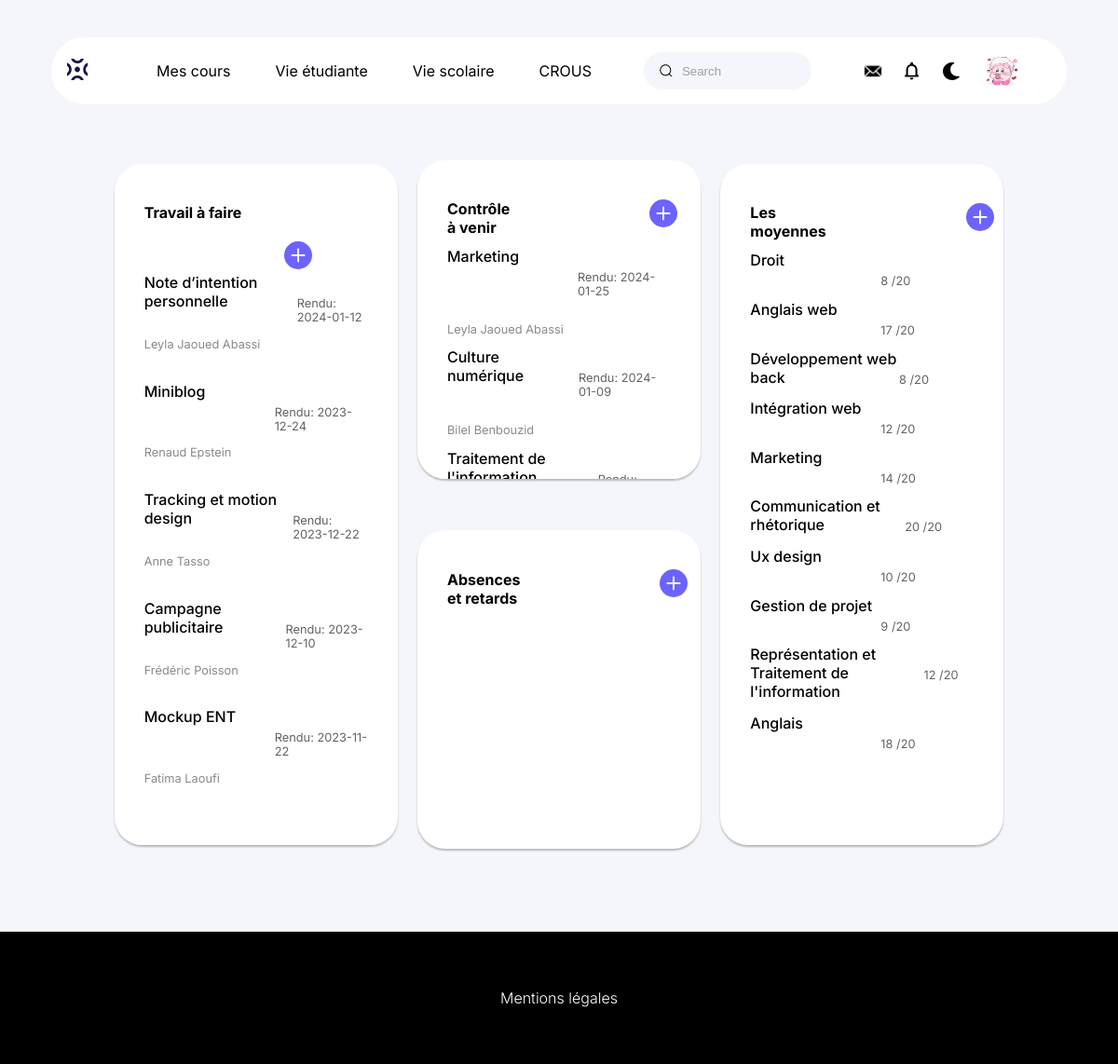
The app's page /vie_scolaire.php (signed in) with its own data.
### tables this page shows
CREATE TABLE IF NOT EXISTS `utilisateurs` (
  `login` varchar(100) NOT NULL,
  `nom` varchar(200) NOT NULL,
  `prenom` varchar(200) NOT NULL,
  `id_utilisateurs` int NOT NULL AUTO_INCREMENT,
  `mot_de_passe` varchar(255) NOT NULL,
  `photoprofil` text NOT NULL,
  `role` varchar(800) NOT NULL,
  `email` varchar(200) NOT NULL,
  `promotion` varchar(100) DEFAULT NULL,
  `bio` varchar(500) DEFAULT NULL,
  PRIMARY KEY (`id_utilisateurs`),
  UNIQUE KEY `nom` (`nom`),
  UNIQUE KEY `prenom` (`prenom`),
  UNIQUE KEY `email` (`email`),
  UNIQUE KEY `login` (`login`)
);

CREATE TABLE IF NOT EXISTS `travail_a_faire` (
  `id_travail` int NOT NULL AUTO_INCREMENT,
  `travail` varchar(225) NOT NULL,
  `date` date NOT NULL,
  `enseignant` varchar(255) NOT NULL,
  `tache_prof` int NOT NULL,
  PRIMARY KEY (`id_travail`)
);

CREATE TABLE IF NOT EXISTS `controle` (
  `controle` varchar(255) NOT NULL,
  `id_controle` int NOT NULL AUTO_INCREMENT,
  `date` date NOT NULL,
  `enseignant` varchar(255) NOT NULL,
  `ext_enseignant` int NOT NULL,
  PRIMARY KEY (`id_controle`)
);

CREATE TABLE IF NOT EXISTS `notes` (
  `notes` varchar(255) NOT NULL,
  `id_note` int NOT NULL AUTO_INCREMENT,
  `matiere` varchar(255) NOT NULL,
  `module` varchar(800) NOT NULL,
  `professeur` varchar(255) NOT NULL,
  `ext_prof` int NOT NULL,
  PRIMARY KEY (`id_note`)
);

### vie_scolaire.php (the view, shortened to what this page needs)
<!DOCTYPE html>
<html lang="fr">
<head>
    <link rel='stylesheet' href='css/style_vie_scolaire.css'>
    <link rel='stylesheet' href='css/style_navigation.css'>
</head>
</head>
<body>
    <header>
        <div class='menu'>
            <a href='accueil.php'><img src='./img/logo.svg' alt="page d'accueil" aria-current="currentpage"></a>
            <nav class='navigation'>
                <ul class='choix'>
                    <li><a href=''>Mes cours</a></li>
                    <li><a href='vie_etudiante.php'>Vie étudiante</a></li>
                    <li><a href='vie_scolaire.php'>Vie scolaire</a></li>
                    <li><a href='page_crous.php'>Crous</a></li>
                </ul>
                <div class='group'>
                    <input class='input' type='search' placeholder='Search' />
                </div>
                <div class='icon-photo'>
                    <img class='logo' src='./img/1-lettre.svg' alt="page d' accueil">
                    <img class='logo' src='./img/1-notif.svg' alt="page d' accueil">
                    <img class='logo' src='./img/1-moon.svg' alt="page d' accueil">
                    <div class='photo-2'>
                        <?php
                        include('connexion.php');
                        if (isset($_SESSION["login"])) {
                            $stmt = $db->prepare('SELECT * FROM utilisateurs WHERE login=:login');
                            $stmt->bindValue(':login', $_SESSION["login"], PDO::PARAM_STR);
                            $stmt->execute();
                            $result = $stmt->fetch(PDO::FETCH_ASSOC);
                            if ($result) {
                                echo "<a href='parametres.php'> <img src='upload/{$result['photoprofil']}' alt='' class='photo-2'></a>";
                            } else {
                                header('Location:index.php?erreur=access_denied');
                            }
                        }
                        ?>
                    </div>
                </div>
            </nav>
        </div>
    </header>
    <?php
    include("connexion.php");
    $requete = "SELECT * FROM travail_a_faire ORDER BY date DESC";
    $stmt = $db->query($requete);
    $results = $stmt->fetchAll(PDO::FETCH_ASSOC);
    ?>
    <div class='container'>
        <div class='bloc-1'>
            <h1>Travail à faire</h1>
            <div class="bouton">
            <a href=""><svg xmlns="http://www.w3.org/2000/svg" width="30" height="30" fill="#6C63FF"
                        class="bi bi-plus-circle-fill" viewBox="0 0 16 16">
                        <path
                            d="M16 8A8 8 0 1 1 0 8a8 8 0 0 1 16 0M8.5 4.5a.5.5 0 0 0-1 0v3h-3a.5.5 0 0 0 0 1h3v3a.5.5 0 0 0 1 0v-3h3a.5.5 0 0 0 0-1h-3z" />
                    </svg></a>
            </div>
            <?php foreach ($results as $result) { ?>
                <div class='matiere-date'>
                    <h2>
                        <?php echo $result['travail']; ?>
                    </h2>
                    <p class='small-date'>
                        <?php echo "Rendu: {$result['date']}"; ?>
                    </p>
                </div>
                <h3>
                    <?php echo $result['enseignant']; ?>
                </h3>
                <br>
            <?php } ?>
        </div>
        <?php
        $requete = "SELECT * FROM controle ORDER BY date DESC ";
        $stmt = $db->query($requete);
        $results = $stmt->fetchAll(PDO::FETCH_ASSOC);
        ?>
        <div class='bloc-2'>
            <div class="bouton">
                <h1>Contrôle à venir</h1>
                <a href=""><svg xmlns="http://www.w3.org/2000/svg" width="30" height="30" fill="#6C63FF"
                        class="bi bi-plus-circle-fill" viewBox="0 0 16 16">
                        <path
                            d="M16 8A8 8 0 1 1 0 8a8 8 0 0 1 16 0M8.5 4.5a.5.5 0 0 0-1 0v3h-3a.5.5 0 0 0 0 1h3v3a.5.5 0 0 0 1 0v-3h3a.5.5 0 0 0 0-1h-3z" />
                    </svg></a>
            </div>
            <?php foreach ($results as $result) { ?>
                <div class='matiere-date'>
                    <h2>
                        <?php echo $result['controle']; ?>
                    </h2>
                    <p class='small-date'>
                        <?php echo "Rendu: {$result['date']}"; ?>
                    </p>
                </div>
                <h3>
                    <?php echo $result['enseignant']; ?>
                </h3>
            <?php } ?>
        </div>
        <div class='bloc-3'>
            <div class="bouton">
                <h1>Absences et retards</h1>
                <a href=""><svg xmlns="http://www.w3.org/2000/svg" width="30" height="30" fill="#6C63FF"
                        class="bi bi-plus-circle-fill" viewBox="0 0 16 16">
                        <path
                            d="M16 8A8 8 0 1 1 0 8a8 8 0 0 1 16 0M8.5 4.5a.5.5 0 0 0-1 0v3h-3a.5.5 0 0 0 0 1h3v3a.5.5 0 0 0 1 0v-3h3a.5.5 0 0 0 0-1h-3z" />
                    </svg></a>
            </div>
        </div>
        <?php
        $requete = "SELECT * FROM notes ORDER BY id_note DESC";
        $stmt = $db->query($requete);
        $results = $stmt->fetchAll(PDO::FETCH_ASSOC);
        ?>
        <div class='bloc-4'>
            <div class="bouton">
                <h1>Les moyennes</h1>
                <a href="ajout_moyenne.php"><svg xmlns="http://www.w3.org/2000/svg" width="  30" height="30"
                        fill="#6C63FF" class="bi bi-plus-circle-fill" viewBox="0 0 16 16">
                        <path
                            d="M16 8A8 8 0 1 1 0 8a8 8 0 0 1 16 0M8.5 4.5a.5.5 0 0 0-1 0v3h-3a.5.5 0 0 0 0 1h3v3a.5.5 0 0 0 1 0v-3h3a.5.5 0 0 0 0-1h-3z" />
                    </svg></a>
            </div>
            <?php foreach ($results as $result) { ?>
                <div class='matiere-date'>
                    <h2>
                        <?php echo $result['matiere']; ?>
                    </h2>
                    <p class='small-date'>
                        <?php echo "{$result['notes']} /20"; ?>
                    </p>
                </div>
            <?php } ?>
        </div>
    </div>
    <footer>
        <a href='mentions_legales.html'>
            <p> Mentions légales </p>
        </a>
    </footer>
</body>
</html>

### css/style_vie_scolaire.css (style rules this page uses)
div[class^="bloc-"] { width: 60vw; overflow-x: hidden; margin: 2rem auto; padding: 2rem 2rem 4rem 2rem; }
.bloc-1 { border-radius: 30px ; background-color: white; grid-column: 1; grid-row: 1/3; box-shadow: 0px 2px 2px 0px rgba(0, 0, 0, 0.25); height: 60vh; overflow-y: auto; }
.matiere-date { display: flex; justify-content: space-between; }
.matiere-date p { font-size: 0.8rem; color: rgb(100, 99, 99); margin-top: 25px; width: 100px; }
.bloc-1 h3 { color: rgb(138, 138, 138); font-size: 0.8rem; font-weight: 400; margin-top: 1px; }
.bloc-2 { grid-column: 2; grid-row: 1; background-color: white; box-shadow: 0px 2px 2px 0px rgba(0, 0, 0, 0.25); border-radius: 30px; padding: 20px; overflow-y: auto; height: 25vh; }
.container h2 { font-size: 1rem; font-weight: 500; }
.container h3 { color: rgb(138, 138, 138); font-size: 0.8rem; font-weight: 400; }
.bloc-3 { background-color: white; box-shadow: 0px 2px 2px 0px rgba(0, 0, 0, 0.25); border-radius: 30px; padding: 20px; grid-column: 2; grid-row: 2; height: 25vh; overflow-y: auto; position: relative; }
.bloc-4 { background-color: white; box-shadow: 0px 2px 2px 0px rgba(0, 0, 0, 0.25); border-radius: 30px; padding: 20px; grid-column: 3; grid-row: 1/3; height: 60vh; overflow-y: auto; position: relative; }
.bouton { display: flex; }
.bouton a { margin-top: 10px; margin-left: 150px; }
@media screen and (min-width: 1024px) { div[class^="bloc-"] { width: 20vw; padding: 2rem; margin: auto; } }
@media screen and (min-width: 1024px) { .container { max-width: 80vw; height: 70vh; margin: 0 auto; display: grid; gap: 1rem; grid-template-columns: repeat(3, 1fr); } }

### css/style_navigation.css (style rules this page uses)
body { margin: 0; background-color: var(--bg); overflow-x: hidden; font-family: 'Inter', sans-serif; }
:root { --main: #ffffff; --black: #000000; --purple: #6C63FF; --bg: #f5f6fb; --grey: #414141; --blue: #1a1545; }
a { text-decoration: none; color: var(--black); transition: 0.5s ease; }
li { list-style-type: none; }
header a { font: 400 1rem "Inter", sans-serif; }
h1, h2 { font-size: 1rem; }
h2 { margin-top: 0; }
.menu { display: flex; align-items: center; justify-content: space-evenly; background-color: var(--main); padding: 10px 0px; margin: 20px 25px; gap: 1rem; border-radius: 55px; }
ul li:nth-child(4) a { text-transform: uppercase; }
ul li:nth-child(1) a { margin-top: 1.5rem; }
.choix, .icon-photo { display: none; }
footer { background-color: #000; text-align: center; padding: 45px 0; margin-top: 70px; }
footer a { color: var(--main); font-weight: 300; }
.group { display: flex; line-height: 28px; align-items: center; position: relative; }
.input { width: 40vw; height: 40px; line-height: 28px; padding: 0 1rem; padding-left: 2.5rem; border: 1px solid transparent; border-radius: 20px; outline: none; background-color: var(--bg); color: var(--black); transition: 0.3s ease; }
.input::placeholder { color: #9e9ea7; }
.icon { position: absolute; left: 1rem; width: 1rem; height: 1rem; }
@media screen and (min-width: 768px) { .menu { margin: 35px 55px; } }
@media screen and (min-width: 1024px) { .navigation { display: flex; gap: 25px; } }
@media screen and (min-width: 1024px) { .menu { margin: 40px 15px; } }
@media screen and (min-width: 1024px) { .choix { display: flex; gap: 3rem; } }
@media screen and (min-width: 1024px) { .input { width: 15vw; } }
@media screen and (min-width: 1024px) { .icon-photo { display: flex; gap: 1.5rem; align-items: center; } }
@media screen and (min-width: 1024px) { .photo-2 { width: 40px; height: 40px; background-color: var(--bg); border-radius: 50%; } }
@media screen and (min-width: 1024px) { .logo { cursor: pointer; height: 20px; } }
@media screen and (min-width: 1080px) { .navigation { gap: 2rem; } }
@media screen and (min-width: 1200px) { .menu { margin: 40px 55px; } }
@media screen and (min-width: 1200px) { .navigation { gap: 3.5rem; } }

### records on screen
utilisateurs: photoprofil (picture)
travail_a_faire: travail "Note d’intention personnelle", date "2024-01-12", enseignant "Leyla Jaoued Abassi"
travail_a_faire: travail "Miniblog", date "2023-12-24", enseignant "Renaud Epstein"
travail_a_faire: travail "Tracking et motion design", date "2023-12-22", enseignant "Anne Tasso"
travail_a_faire: travail "Campagne publicitaire", date "2023-12-10", enseignant "Frédéric Poisson"
travail_a_faire: travail "Mockup ENT", date "2023-11-22", enseignant "Fatima Laoufi"
controle: controle "Marketing", date "2024-01-25", enseignant "Leyla Jaoued Abassi"
controle: controle "Culture numérique", date "2024-01-09", enseignant "Bilel Benbouzid"
controle: controle "Traitement de…"
notes: matiere "Droit", notes "8"
notes: matiere "Anglais web", notes "17"
notes: matiere "Développement web back", notes "8"
notes: matiere "Intégration web", notes "12"
notes: matiere "Marketing", notes "14"
notes: matiere "Communication et rhétorique", notes "20"
notes: matiere "Ux design", notes "10"
notes: matiere "Gestion de projet", notes "9"
notes: matiere "Représentation et Traitement de l'information", notes "12"
notes: matiere "Anglais", notes "18"
